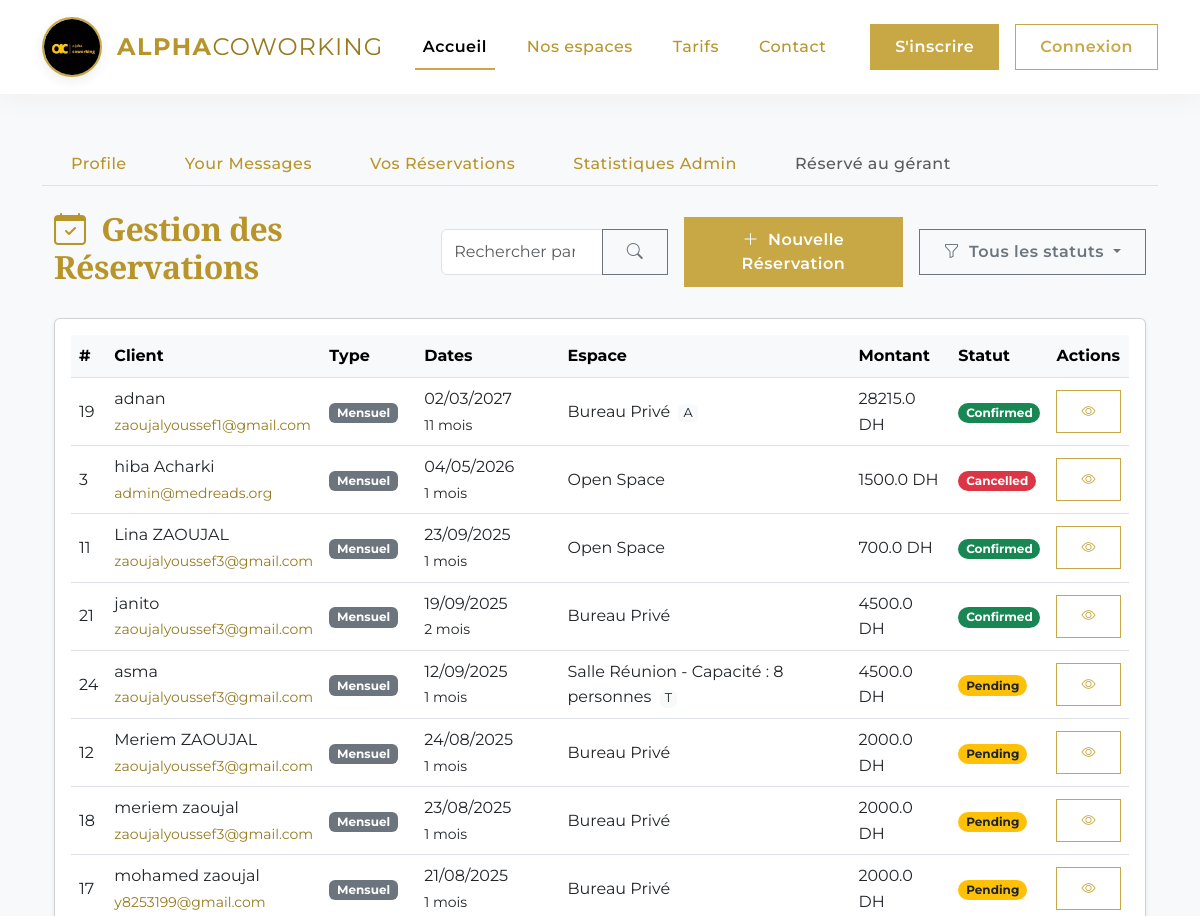
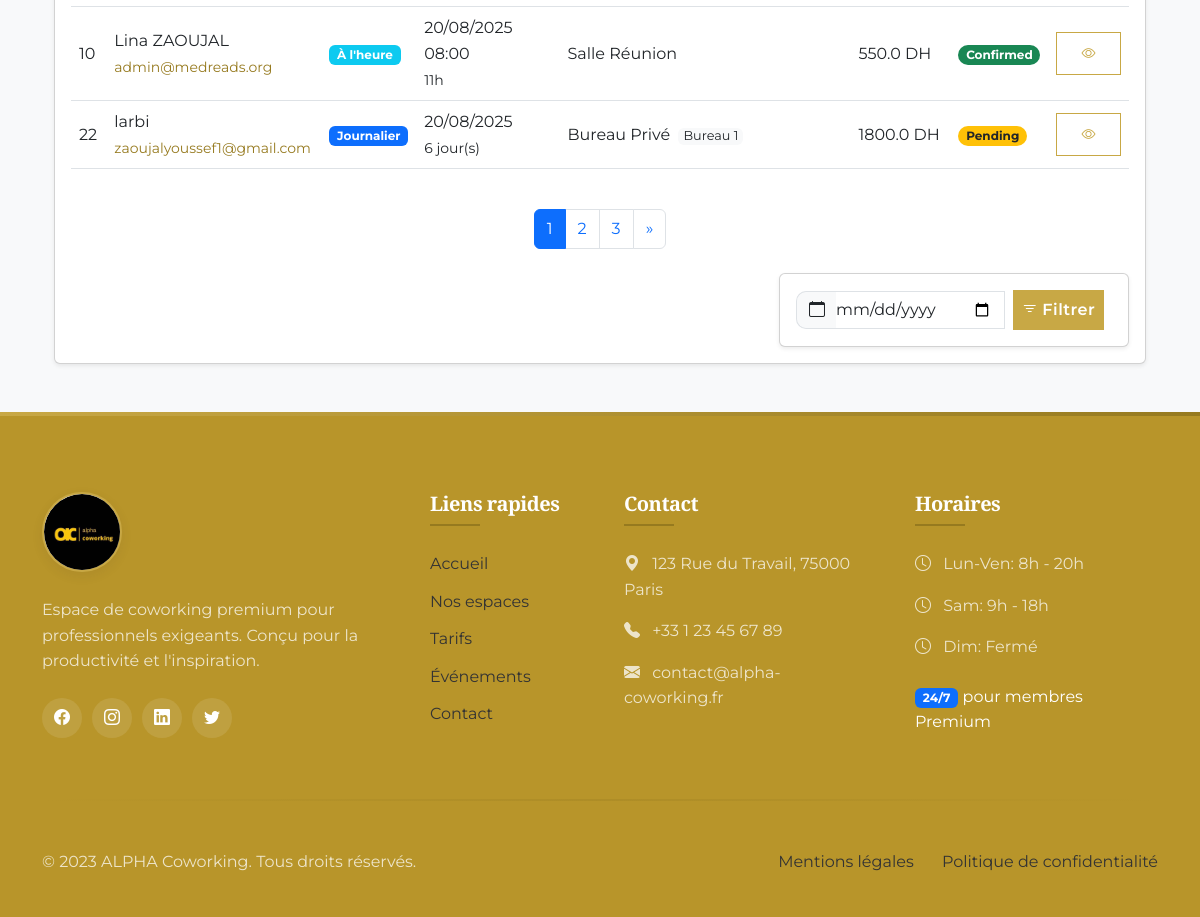
Page /reservation/ on the committed database (2 pictures, top to bottom).
### pythonic/models.py (models this page shows, shortened)
class Booking(db.Model):
    id = db.Column(db.Integer, primary_key=True)
    space_number = db.Column(db.String(20))  # Nouveau champ
    booking_type = db.Column(db.String(20), nullable=False)  # hourly, daily, monthly
    space_type = db.Column(db.String(20), nullable=True)    # Ajoutez cette ligne
    start_datetime = db.Column(db.DateTime, nullable=False)
    end_datetime = db.Column(db.DateTime, nullable=False)
    duration = db.Column(db.Integer, nullable=False)  # en heures, jours ou mois selon le type
    full_name = db.Column(db.String(50), nullable=False)
    email = db.Column(db.String(120), nullable=False)
    phone = db.Column(db.String(20), nullable=False)
    meeting_capacity = db.Column(db.String(10), nullable=True)
    company = db.Column(db.String(50))
    special_requests = db.Column(db.Text)
    payment_method = db.Column(db.String(30), nullable=False)
    total_price = db.Column(db.Float, nullable=False)
    status = db.Column(db.String(20), nullable=False, default='pending')  # pending, confirmed, cancelled, completed
    date_created = db.Column(db.DateTime, nullable=False, default=datetime.utcnow)
    additional_equipment = db.Column(db.JSON)  # Stocke les équipements supplémentaires

### pythonic/reservation/routes.py (the view, shortened to what this page needs)
@booking_bp.route('/reservation/', methods=['POST','GET'])
def booking_form():
    page = request.args.get('page', 1, type=int)
    bookings = Booking.query.order_by(Booking.start_datetime.desc()).paginate(page=page, per_page=10)
    return render_template('booking.html',bookings=bookings)

### pythonic/templates/booking.html (shortened to what this page needs)
{% extends "dashboard.html" %}
{% block bookings %}
<div class="container-fluid mt-4">
    <div class="d-flex justify-content-between align-items-center mb-4">
        <h2><i class="bi bi-calendar-check me-2"></i> Gestion des Réservations</h2>
        <div class="d-flex align-items-center gap-3">
            <form class="d-flex" method="GET" action="{{ url_for('reservation.admin_bookings') }}">
                <div class="input-group">
                    <input class="form-control" type="search" name="search" placeholder="Rechercher par nom" value="{{ search_query if search_query else '' }}">
                    <button class="btn btn-outline-secondary" type="submit">
                        <i class="bi bi-search"></i>
                    </button>
                </div>
            </form>
            <a href="{{ url_for('reservation.create_booking') }}" class="btn btn-primary">
                <i class="bi bi-plus-lg me-1"></i> Nouvelle Réservation
            </a>
            <div class="dropdown">
                <button class="btn btn-outline-secondary dropdown-toggle" type="button" id="statusFilter" data-bs-toggle="dropdown">
                    <i class="bi bi-funnel me-1"></i>
                    {% if status_filter %}{{ status_filter|capitalize }}{% else %}Tous les statuts{% endif %}
                </button>
            </div>
        </div>
    </div>
    <div class="card shadow-sm">
        <div class="card-body">
            <div class="table-responsive">
                <table class="table table-hover align-middle">
                    <thead class="table-light">
                        <tr>
                            <th>#</th>
                            <th>Client</th>
                            <th>Type</th>
                            <th>Dates</th>
                            <th>Espace</th>
                            <th>Montant</th>
                            <th>Statut</th>
                            <th>Actions</th>
                        </tr>
                    </thead>
                    <tbody>
                        {% for booking in bookings.items %}
                        <tr>
                            <td>{{ booking.id }}</td>
                            <td>
                                {{ booking.full_name }}<br>
                                <small class="text-muted">{{ booking.email }}</small>
                            </td>
                            <td>
                                {% if booking.booking_type == 'hourly' %}
                                <span class="badge bg-info">À l'heure</span>
                                {% elif booking.booking_type == 'daily' %}
                                <span class="badge bg-primary">Journalier</span>
                                {% else %}
                                <span class="badge bg-secondary">Mensuel</span>
                                {% endif %}
                            </td>
                            <td>
                                {% if booking.booking_type == 'hourly' %}
                                    {{ booking.start_datetime.strftime('%d/%m/%Y %H:%M') }}<br>
                                    <small>{{ booking.duration }}h</small>
                                {% elif booking.booking_type == 'daily' %}
                                    {{ booking.start_datetime.strftime('%d/%m/%Y') }}<br>
                                    <small>{{ booking.duration }} jour(s)</small>
                                {% else %}
                                    {{ booking.start_datetime.strftime('%d/%m/%Y') }}<br>
                                    <small>{{ booking.duration }} mois</small>
                                {% endif %}
                            </td>
                            <td>
                                {% if booking.space_type == 'private' %}
                                    Bureau Privé
                                    {% if booking.space_number %}
                                    <span class="badge bg-light text-dark ms-1">{{ booking.space_number }}</span>
                                    {% endif %}
                                {% elif booking.space_type == 'open' %}
                                    Open Space
                                {% else %}
                                    Salle Réunion
                                    {% if booking.meeting_capacity %}
                                        - Capacité : {{ booking.meeting_capacity }} personnes
                                        <span class="badge bg-light text-dark ms-1">{{ booking.space_number }}</span>
                                    {% endif %}
                                {% endif %}
                            </td>
                            <td>{{ booking.total_price }} DH</td>
                            <td>
                                <span class="badge rounded-pill
                                    {% if booking.status == 'pending' %}bg-warning text-dark
                                    {% elif booking.status == 'confirmed' %}bg-success
                                    {% elif booking.status == 'cancelled' %}bg-danger
                                    {% else %}bg-secondary{% endif %}">
                                    {{ booking.status|capitalize }}
                                </span>
                            </td>
                            <td>
                                <a href="{{ url_for('reservation.booking_detail', booking_id=booking.id) }}"
                                   class="btn btn-sm btn-outline-primary" title="Voir détails">
                                    <i class="bi bi-eye"></i>
                                </a>
                            </td>
                        </tr>
                        {% else %}
                        <tr>
                            <td colspan="8" class="text-center py-4 text-muted">
                                Aucune réservation trouvée
                            </td>
                        </tr>
                        {% endfor %}
                    </tbody>
                </table>
            </div>
            <nav aria-label="Page navigation" class="mt-4">
                <ul class="pagination justify-content-center">
                    {% for num in bookings.iter_pages() %}
                    <li class="page-item {% if num == bookings.page %}active{% endif %}">
                        <a class="page-link" href="{{ url_for('reservation.admin_bookings',
                                page=num,
                                status=status_filter if status_filter else '',
                                search=search_query if search_query else '',
                                date=date_filter if date_filter else '') }}">
                            {{ num }}
                        </a>
                    </li>
                    {% endfor %}
                    {% if bookings.has_next %}
                    <li class="page-item">
                        <a class="page-link" href="{{ url_for('reservation.admin_bookings',
                                page=bookings.next_num,
                                status=status_filter if status_filter else '',
                                search=search_query if search_query else '',
                                date=date_filter if date_filter else '') }}">
                            &raquo;
                        </a>
                    </li>
                    {% endif %}
                </ul>
            </nav>
            <div class="row mt-4">
                <div class="col-md-12 d-flex justify-content-end">
                    <div class="card shadow-sm" style="width: 350px;">
                        <div class="card-body p-3">
                            <form method="GET" action="{{ url_for('reservation.admin_bookings') }}" class="d-flex align-items-center">
                                <div class="input-group me-2 flex-grow-1">
                                    <span class="input-group-text bg-light border-end-0">
                                        <i class="bi bi-calendar"></i>
                                    </span>
                                    <input type="date"
                                        class="form-control border-start-0"
                                        name="date"
                                        id="dateFilter"
                                        value="{{ date_filter if date_filter else '' }}"
                                        style="padding-left: 0;">
                                </div>
                                <button type="submit"
                                        class="btn btn-primary d-flex align-items-center justify-content-center me-2"
                                        style="width: 120px; height: 40px; padding: 0 1rem;">
                                    <i class="bi bi-filter me-1"></i>
                                    <span>Filtrer</span>
                                </button>
                            </form>
                        </div>
                    </div>
                </div>
            </div>
        </div>
    </div>
</div>
{% endblock %}

### pythonic/templates/layout.html (style rules this page uses)
:root { --marron-fonce: #B8952A; --marron-dore: #C8A845; --marron-clair: #967A1F; --beige: #333333; --beige-clair: #F8F9FA; --blanc: #FFFFFF; --noir: #212121; --transition: all 0.4s cubic-bezier(0.645, 0.045, 0.355, 1); }
body { font-family: 'Montserrat', sans-serif; background-color: var(--beige-clair); color: var(--noir); overflow-x: hidden; line-height: 1.6; }
h1, h2, h3, h4, h5, .display-1, .display-2, .display-3 { font-family: 'Playfair Display', serif; font-weight: 600; color: var(--marron-fonce); letter-spacing: -0.5px; }
.btn { padding: 10px 24px; font-weight: 600; letter-spacing: 0.5px; border-radius: 0; transition: var(--transition); position: relative; overflow: hidden; }
.btn-primary { background-color: var(--marron-dore); border-color: var(--marron-dore); color: var(--blanc); }
.btn-outline-primary { color: var(--marron-dore); border-color: var(--marron-dore); background-color: transparent; }
.bg-light { background-color: var(--beige-clair) !important; }
.text-muted { color: var(--marron-clair) !important; }

### pythonic/templates/booking.html (style rules this page uses)
.badge.bg-light.text-dark { font-size: 0.8em; font-weight: normal; padding: 0.2em 0.4em; }
#dateFilter { border-top-right-radius: 0 !important; border-bottom-right-radius: 0 !important; }
.input-group-text { border-top-left-radius: 10px !important; border-bottom-left-radius: 10px !important; background-color: #f8f9fa !important; }

### rows in the picture
Booking: id "19", full_name "adnan", email "zaoujalyoussef1@gmail.com", booking_type "Mensuel", start_datetime "02/03/2027", duration "11", space_number "A", total_price "28215.0", status "Confirmed"
Booking: id "3", full_name "hiba Acharki", email "admin@medreads.org", booking_type "Mensuel", start_datetime "04/05/2026", duration "1", space_type "Open Space", total_price "1500.0", status "Cancelled"
Booking: id "11", full_name "Lina ZAOUJAL", email "zaoujalyoussef3@gmail.com", booking_type "Mensuel", start_datetime "23/09/2025", duration "1", space_type "Open Space", total_price "700.0", status "Confirmed"
Booking: id "21", full_name "janito", email "zaoujalyoussef3@gmail.com", booking_type "Mensuel", start_datetime "19/09/2025", duration "2", space_type "Bureau Privé", total_price "4500.0", status "Confirmed"
Booking: id "24", full_name "asma", email "zaoujalyoussef3@gmail.com", booking_type "Mensuel", start_datetime "12/09/2025", duration "1", meeting_capacity "8", space_number "T", total_price "4500.0", status "Pending"
Booking: id "12", full_name "Meriem ZAOUJAL", email "zaoujalyoussef3@gmail.com", booking_type "Mensuel", start_datetime "24/08/2025", duration "1", space_type "Bureau Privé", total_price "2000.0", status "Pending"
Booking: id "18", full_name "meriem zaoujal", email "zaoujalyoussef3@gmail.com", booking_type "Mensuel", start_datetime "23/08/2025", duration "1", space_type "Bureau Privé", total_price "2000.0", status "Pending"
Booking: id "17", full_name "mohamed zaoujal", email "y8253199@gmail.com", booking_type "Mensuel", start_datetime "21/08/2025", duration "1", space_type "Bureau Privé", total_price "2000.0", status "Pending"
Booking: id "10", full_name "Lina ZAOUJAL", email "admin@medreads.org", booking_type "À l'heure", start_datetime "20/08/2025 08:00", duration "11", space_type "Salle Réunion", total_price "550.0", status "Confirmed"
Booking: id "22", full_name "larbi", email "zaoujalyoussef1@gmail.com", booking_type "Journalier", start_datetime "20/08/2025", duration "6", space_number "Bureau 1", total_price "1800.0", status "Pending"

### other values in the picture
{{ num }} "1" "2" "3"
